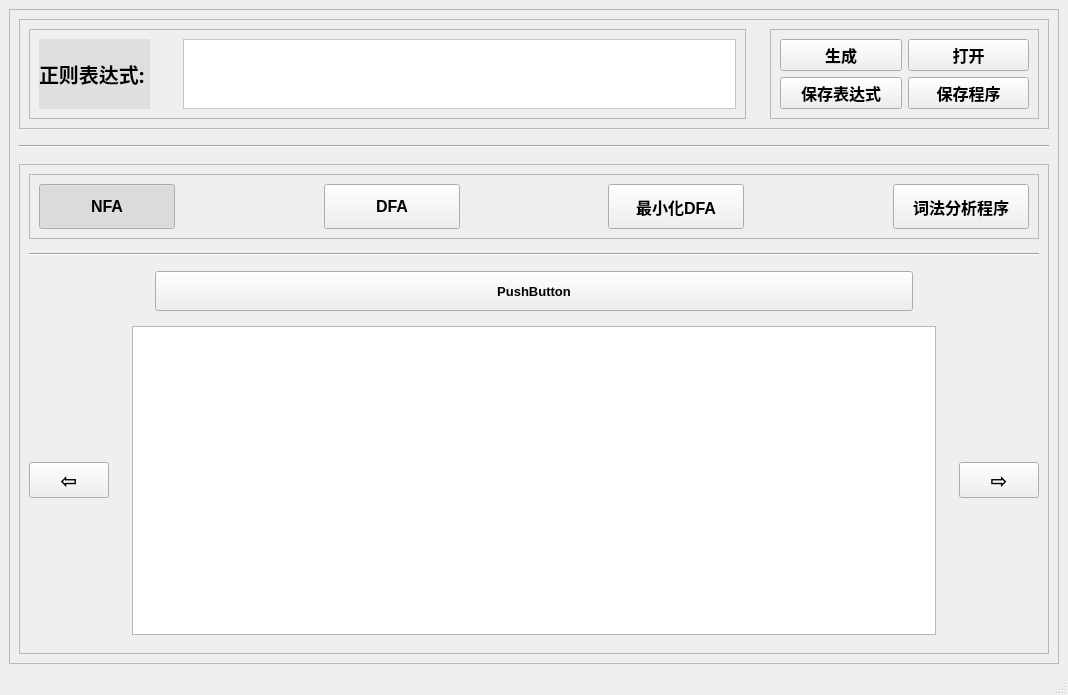
<?xml version="1.0" encoding="UTF-8"?>
<ui version="4.0">
 <class>MainWindow</class>
 <widget class="QMainWindow" name="MainWindow">
  <property name="geometry">
   <rect>
    <x>0</x>
    <y>0</y>
    <width>1068</width>
    <height>695</height>
   </rect>
  </property>
  <property name="windowTitle">
   <string>MainWindow</string>
  </property>
  <widget class="QWidget" name="centralwidget">
   <layout class="QHBoxLayout" name="horizontalLayout_9">
    <item>
     <widget class="QFrame" name="frame_5">
      <property name="sizePolicy">
       <sizepolicy hsizetype="Expanding" vsizetype="Expanding">
        <horstretch>0</horstretch>
        <verstretch>0</verstretch>
       </sizepolicy>
      </property>
      <property name="frameShape">
       <enum>QFrame::StyledPanel</enum>
      </property>
      <property name="frameShadow">
       <enum>QFrame::Raised</enum>
      </property>
      <layout class="QVBoxLayout" name="verticalLayout_3" stretch="8,1,1,1,50">
       <item>
        <widget class="QFrame" name="frame_2">
         <property name="font">
          <font>
           <pointsize>12</pointsize>
           <weight>75</weight>
           <bold>true</bold>
          </font>
         </property>
         <property name="frameShape">
          <enum>QFrame::StyledPanel</enum>
         </property>
         <property name="frameShadow">
          <enum>QFrame::Raised</enum>
         </property>
         <layout class="QHBoxLayout" name="horizontalLayout_4" stretch="40,1,15">
          <item>
           <widget class="QFrame" name="frame_3">
            <property name="frameShape">
             <enum>QFrame::StyledPanel</enum>
            </property>
            <property name="frameShadow">
             <enum>QFrame::Raised</enum>
            </property>
            <layout class="QHBoxLayout" name="horizontalLayout_2" stretch="8,2,40">
             <item>
              <widget class="QLabel" name="label">
               <property name="font">
                <font>
                 <family>宋体</family>
                 <pointsize>15</pointsize>
                 <weight>75</weight>
                 <italic>false</italic>
                 <bold>true</bold>
                </font>
               </property>
               <property name="autoFillBackground">
                <bool>false</bool>
               </property>
               <property name="styleSheet">
                <string notr="true">background-color: rgb(223, 223, 223);
border-color: rgb(0, 0, 0);</string>
               </property>
               <property name="frameShadow">
                <enum>QFrame::Plain</enum>
               </property>
               <property name="text">
                <string>正则表达式:</string>
               </property>
               <property name="scaledContents">
                <bool>false</bool>
               </property>
              </widget>
             </item>
             <item>
              <spacer name="horizontalSpacer">
               <property name="orientation">
                <enum>Qt::Horizontal</enum>
               </property>
               <property name="sizeType">
                <enum>QSizePolicy::Minimum</enum>
               </property>
               <property name="sizeHint" stdset="0">
                <size>
                 <width>23</width>
                 <height>20</height>
                </size>
               </property>
              </spacer>
             </item>
             <item>
              <widget class="QTextEdit" name="regexEdit">
               <property name="font">
                <font>
                 <family>Microsoft YaHei UI</family>
                 <pointsize>9</pointsize>
                 <weight>50</weight>
                 <bold>false</bold>
                </font>
               </property>
               <property name="styleSheet">
                <string notr="true">background-color: rgb(255, 255, 255);</string>
               </property>
              </widget>
             </item>
            </layout>
           </widget>
          </item>
          <item>
           <spacer name="horizontalSpacer_2">
            <property name="orientation">
             <enum>Qt::Horizontal</enum>
            </property>
            <property name="sizeType">
             <enum>QSizePolicy::Minimum</enum>
            </property>
            <property name="sizeHint" stdset="0">
             <size>
              <width>18</width>
              <height>20</height>
             </size>
            </property>
           </spacer>
          </item>
          <item>
           <widget class="QFrame" name="frame_4">
            <property name="frameShape">
             <enum>QFrame::StyledPanel</enum>
            </property>
            <property name="frameShadow">
             <enum>QFrame::Raised</enum>
            </property>
            <layout class="QVBoxLayout" name="verticalLayout_4" stretch="1,1">
             <item>
              <layout class="QHBoxLayout" name="horizontalLayout_3" stretch="1,1">
               <item>
                <widget class="QPushButton" name="CREATEbtn">
                 <property name="sizePolicy">
                  <sizepolicy hsizetype="Expanding" vsizetype="Expanding">
                   <horstretch>0</horstretch>
                   <verstretch>0</verstretch>
                  </sizepolicy>
                 </property>
                 <property name="font">
                  <font>
                   <pointsize>12</pointsize>
                   <weight>75</weight>
                   <bold>true</bold>
                  </font>
                 </property>
                 <property name="text">
                  <string>生成</string>
                 </property>
                </widget>
               </item>
               <item>
                <widget class="QPushButton" name="OPENbtn">
                 <property name="sizePolicy">
                  <sizepolicy hsizetype="Expanding" vsizetype="Expanding">
                   <horstretch>0</horstretch>
                   <verstretch>0</verstretch>
                  </sizepolicy>
                 </property>
                 <property name="font">
                  <font>
                   <pointsize>12</pointsize>
                   <weight>75</weight>
                   <bold>true</bold>
                  </font>
                 </property>
                 <property name="text">
                  <string>打开</string>
                 </property>
                </widget>
               </item>
              </layout>
             </item>
             <item>
              <layout class="QHBoxLayout" name="horizontalLayout_5" stretch="1,1">
               <item>
                <widget class="QPushButton" name="SAVEbtn">
                 <property name="sizePolicy">
                  <sizepolicy hsizetype="Expanding" vsizetype="Expanding">
                   <horstretch>0</horstretch>
                   <verstretch>0</verstretch>
                  </sizepolicy>
                 </property>
                 <property name="font">
                  <font>
                   <pointsize>12</pointsize>
                   <weight>75</weight>
                   <bold>true</bold>
                  </font>
                 </property>
                 <property name="text">
                  <string>保存表达式</string>
                 </property>
                </widget>
               </item>
               <item>
                <widget class="QPushButton" name="savePGbtn">
                 <property name="sizePolicy">
                  <sizepolicy hsizetype="Expanding" vsizetype="Expanding">
                   <horstretch>0</horstretch>
                   <verstretch>0</verstretch>
                  </sizepolicy>
                 </property>
                 <property name="font">
                  <font>
                   <pointsize>12</pointsize>
                   <weight>75</weight>
                   <bold>true</bold>
                  </font>
                 </property>
                 <property name="text">
                  <string>保存程序</string>
                 </property>
                </widget>
               </item>
              </layout>
             </item>
            </layout>
           </widget>
          </item>
         </layout>
        </widget>
       </item>
       <item>
        <spacer name="verticalSpacer_2">
         <property name="orientation">
          <enum>Qt::Vertical</enum>
         </property>
         <property name="sizeType">
          <enum>QSizePolicy::Preferred</enum>
         </property>
         <property name="sizeHint" stdset="0">
          <size>
           <width>20</width>
           <height>9</height>
          </size>
         </property>
        </spacer>
       </item>
       <item>
        <widget class="Line" name="line">
         <property name="orientation">
          <enum>Qt::Horizontal</enum>
         </property>
        </widget>
       </item>
       <item>
        <spacer name="verticalSpacer">
         <property name="orientation">
          <enum>Qt::Vertical</enum>
         </property>
         <property name="sizeType">
          <enum>QSizePolicy::Preferred</enum>
         </property>
         <property name="sizeHint" stdset="0">
          <size>
           <width>20</width>
           <height>8</height>
          </size>
         </property>
        </spacer>
       </item>
       <item>
        <widget class="QFrame" name="frame">
         <property name="sizePolicy">
          <sizepolicy hsizetype="Preferred" vsizetype="Preferred">
           <horstretch>0</horstretch>
           <verstretch>0</verstretch>
          </sizepolicy>
         </property>
         <property name="frameShape">
          <enum>QFrame::StyledPanel</enum>
         </property>
         <property name="frameShadow">
          <enum>QFrame::Raised</enum>
         </property>
         <layout class="QVBoxLayout" name="verticalLayout_5">
          <item>
           <layout class="QVBoxLayout" name="verticalLayout" stretch="8,1,1,1,5,40">
            <item>
             <widget class="QFrame" name="frame_6">
              <property name="sizePolicy">
               <sizepolicy hsizetype="Preferred" vsizetype="Preferred">
                <horstretch>0</horstretch>
                <verstretch>0</verstretch>
               </sizepolicy>
              </property>
              <property name="frameShape">
               <enum>QFrame::StyledPanel</enum>
              </property>
              <property name="frameShadow">
               <enum>QFrame::Raised</enum>
              </property>
              <layout class="QVBoxLayout" name="verticalLayout_2">
               <item>
                <layout class="QHBoxLayout" name="horizontalLayout">
                 <item>
                  <widget class="QPushButton" name="NFAbtn">
                   <property name="sizePolicy">
                    <sizepolicy hsizetype="Expanding" vsizetype="Expanding">
                     <horstretch>0</horstretch>
                     <verstretch>0</verstretch>
                    </sizepolicy>
                   </property>
                   <property name="font">
                    <font>
                     <pointsize>12</pointsize>
                     <weight>75</weight>
                     <bold>true</bold>
                    </font>
                   </property>
                   <property name="autoFillBackground">
                    <bool>true</bool>
                   </property>
                   <property name="text">
                    <string>NFA</string>
                   </property>
                   <property name="checkable">
                    <bool>true</bool>
                   </property>
                   <property name="checked">
                    <bool>true</bool>
                   </property>
                   <property name="autoExclusive">
                    <bool>true</bool>
                   </property>
                  </widget>
                 </item>
                 <item>
                  <widget class="QLabel" name="label_8">
                   <property name="sizePolicy">
                    <sizepolicy hsizetype="Expanding" vsizetype="Expanding">
                     <horstretch>0</horstretch>
                     <verstretch>0</verstretch>
                    </sizepolicy>
                   </property>
                   <property name="autoFillBackground">
                    <bool>false</bool>
                   </property>
                   <property name="styleSheet">
                    <string notr="true">image: url(:/new/prefix1/LexGenPhotos/arrow.webp);</string>
                   </property>
                   <property name="text">
                    <string/>
                   </property>
                   <property name="scaledContents">
                    <bool>true</bool>
                   </property>
                  </widget>
                 </item>
                 <item>
                  <widget class="QPushButton" name="DFAbtn">
                   <property name="sizePolicy">
                    <sizepolicy hsizetype="Expanding" vsizetype="Expanding">
                     <horstretch>0</horstretch>
                     <verstretch>0</verstretch>
                    </sizepolicy>
                   </property>
                   <property name="font">
                    <font>
                     <pointsize>12</pointsize>
                     <weight>75</weight>
                     <bold>true</bold>
                    </font>
                   </property>
                   <property name="autoFillBackground">
                    <bool>true</bool>
                   </property>
                   <property name="text">
                    <string>DFA</string>
                   </property>
                   <property name="checkable">
                    <bool>true</bool>
                   </property>
                   <property name="autoExclusive">
                    <bool>true</bool>
                   </property>
                  </widget>
                 </item>
                 <item>
                  <widget class="QLabel" name="label_7">
                   <property name="sizePolicy">
                    <sizepolicy hsizetype="Expanding" vsizetype="Expanding">
                     <horstretch>0</horstretch>
                     <verstretch>0</verstretch>
                    </sizepolicy>
                   </property>
                   <property name="autoFillBackground">
                    <bool>false</bool>
                   </property>
                   <property name="styleSheet">
                    <string notr="true">image: url(:/new/prefix1/LexGenPhotos/arrow.webp);</string>
                   </property>
                   <property name="text">
                    <string/>
                   </property>
                   <property name="scaledContents">
                    <bool>true</bool>
                   </property>
                  </widget>
                 </item>
                 <item>
                  <widget class="QPushButton" name="MinDFAbtn">
                   <property name="sizePolicy">
                    <sizepolicy hsizetype="Expanding" vsizetype="Expanding">
                     <horstretch>0</horstretch>
                     <verstretch>0</verstretch>
                    </sizepolicy>
                   </property>
                   <property name="font">
                    <font>
                     <pointsize>12</pointsize>
                     <weight>75</weight>
                     <bold>true</bold>
                    </font>
                   </property>
                   <property name="autoFillBackground">
                    <bool>true</bool>
                   </property>
                   <property name="text">
                    <string>最小化DFA</string>
                   </property>
                   <property name="checkable">
                    <bool>true</bool>
                   </property>
                   <property name="autoExclusive">
                    <bool>true</bool>
                   </property>
                  </widget>
                 </item>
                 <item>
                  <widget class="QLabel" name="label_3">
                   <property name="sizePolicy">
                    <sizepolicy hsizetype="Expanding" vsizetype="Expanding">
                     <horstretch>0</horstretch>
                     <verstretch>0</verstretch>
                    </sizepolicy>
                   </property>
                   <property name="autoFillBackground">
                    <bool>false</bool>
                   </property>
                   <property name="styleSheet">
                    <string notr="true">image: url(:/new/prefix1/LexGenPhotos/arrow.webp);</string>
                   </property>
                   <property name="text">
                    <string/>
                   </property>
                   <property name="scaledContents">
                    <bool>true</bool>
                   </property>
                  </widget>
                 </item>
                 <item>
                  <widget class="QPushButton" name="PGbtn">
                   <property name="sizePolicy">
                    <sizepolicy hsizetype="Expanding" vsizetype="Expanding">
                     <horstretch>0</horstretch>
                     <verstretch>0</verstretch>
                    </sizepolicy>
                   </property>
                   <property name="font">
                    <font>
                     <pointsize>12</pointsize>
                     <weight>75</weight>
                     <bold>true</bold>
                    </font>
                   </property>
                   <property name="autoFillBackground">
                    <bool>true</bool>
                   </property>
                   <property name="text">
                    <string>词法分析程序</string>
                   </property>
                   <property name="checkable">
                    <bool>true</bool>
                   </property>
                   <property name="autoExclusive">
                    <bool>true</bool>
                   </property>
                  </widget>
                 </item>
                </layout>
               </item>
              </layout>
             </widget>
            </item>
            <item>
             <spacer name="verticalSpacer_3">
              <property name="orientation">
               <enum>Qt::Vertical</enum>
              </property>
              <property name="sizeHint" stdset="0">
               <size>
                <width>20</width>
                <height>40</height>
               </size>
              </property>
             </spacer>
            </item>
            <item>
             <widget class="Line" name="line_2">
              <property name="orientation">
               <enum>Qt::Horizontal</enum>
              </property>
             </widget>
            </item>
            <item>
             <spacer name="verticalSpacer_5">
              <property name="orientation">
               <enum>Qt::Vertical</enum>
              </property>
              <property name="sizeHint" stdset="0">
               <size>
                <width>20</width>
                <height>40</height>
               </size>
              </property>
             </spacer>
            </item>
            <item>
             <layout class="QHBoxLayout" name="horizontalLayout_8" stretch="1,6,1">
              <item>
               <spacer name="horizontalSpacer_5">
                <property name="orientation">
                 <enum>Qt::Horizontal</enum>
                </property>
                <property name="sizeHint" stdset="0">
                 <size>
                  <width>40</width>
                  <height>20</height>
                 </size>
                </property>
               </spacer>
              </item>
              <item>
               <widget class="QPushButton" name="rexCont">
                <property name="sizePolicy">
                 <sizepolicy hsizetype="Preferred" vsizetype="Minimum">
                  <horstretch>0</horstretch>
                  <verstretch>0</verstretch>
                 </sizepolicy>
                </property>
                <property name="font">
                 <font>
                  <pointsize>10</pointsize>
                  <weight>75</weight>
                  <bold>true</bold>
                 </font>
                </property>
                <property name="text">
                 <string>PushButton</string>
                </property>
               </widget>
              </item>
              <item>
               <spacer name="horizontalSpacer_6">
                <property name="orientation">
                 <enum>Qt::Horizontal</enum>
                </property>
                <property name="sizeHint" stdset="0">
                 <size>
                  <width>40</width>
                  <height>20</height>
                 </size>
                </property>
               </spacer>
              </item>
             </layout>
            </item>
            <item>
             <layout class="QHBoxLayout" name="horizontalLayout_6" stretch="2,1,100,1,2">
              <item>
               <widget class="QPushButton" name="LEFTbtn">
                <property name="font">
                 <font>
                  <family>Yu Gothic Medium</family>
                  <pointsize>15</pointsize>
                  <weight>75</weight>
                  <bold>true</bold>
                 </font>
                </property>
                <property name="text">
                 <string>⇦</string>
                </property>
               </widget>
              </item>
              <item>
               <spacer name="horizontalSpacer_3">
                <property name="orientation">
                 <enum>Qt::Horizontal</enum>
                </property>
                <property name="sizeHint" stdset="0">
                 <size>
                  <width>40</width>
                  <height>20</height>
                 </size>
                </property>
               </spacer>
              </item>
              <item>
               <widget class="QStackedWidget" name="stackedWidget">
                <property name="sizePolicy">
                 <sizepolicy hsizetype="Expanding" vsizetype="Expanding">
                  <horstretch>0</horstretch>
                  <verstretch>0</verstretch>
                 </sizepolicy>
                </property>
                <property name="font">
                 <font>
                  <family>Microsoft YaHei UI</family>
                 </font>
                </property>
                <property name="currentIndex">
                 <number>0</number>
                </property>
                <widget class="QWidget" name="page">
                 <layout class="QHBoxLayout" name="horizontalLayout_7">
                  <item>
                   <widget class="QTableWidget" name="NFAwidget">
                    <property name="font">
                     <font>
                      <pointsize>12</pointsize>
                     </font>
                    </property>
                   </widget>
                  </item>
                 </layout>
                </widget>
                <widget class="QWidget" name="page_1">
                 <layout class="QGridLayout" name="gridLayout_2">
                  <item row="0" column="0">
                   <widget class="QTableWidget" name="DFAwidget">
                    <property name="font">
                     <font>
                      <pointsize>12</pointsize>
                     </font>
                    </property>
                   </widget>
                  </item>
                 </layout>
                </widget>
                <widget class="QWidget" name="page_2">
                 <layout class="QGridLayout" name="gridLayout_3">
                  <item row="0" column="0">
                   <widget class="QTextEdit" name="pgEdit">
                    <property name="font">
                     <font>
                      <pointsize>11</pointsize>
                     </font>
                    </property>
                   </widget>
                  </item>
                 </layout>
                </widget>
                <widget class="QWidget" name="page_3">
                 <layout class="QGridLayout" name="gridLayout">
                  <item row="0" column="1">
                   <widget class="QTableWidget" name="MDFAwidget">
                    <property name="font">
                     <font>
                      <pointsize>12</pointsize>
                     </font>
                    </property>
                   </widget>
                  </item>
                 </layout>
                </widget>
               </widget>
              </item>
              <item>
               <spacer name="horizontalSpacer_4">
                <property name="orientation">
                 <enum>Qt::Horizontal</enum>
                </property>
                <property name="sizeHint" stdset="0">
                 <size>
                  <width>40</width>
                  <height>20</height>
                 </size>
                </property>
               </spacer>
              </item>
              <item>
               <widget class="QPushButton" name="RIGHTbtn">
                <property name="font">
                 <font>
                  <family>Yu Gothic Medium</family>
                  <pointsize>15</pointsize>
                  <weight>75</weight>
                  <bold>true</bold>
                 </font>
                </property>
                <property name="text">
                 <string>⇨</string>
                </property>
               </widget>
              </item>
             </layout>
            </item>
           </layout>
          </item>
         </layout>
        </widget>
       </item>
      </layout>
     </widget>
    </item>
   </layout>
  </widget>
  <widget class="QMenuBar" name="menubar">
   <property name="geometry">
    <rect>
     <x>0</x>
     <y>0</y>
     <width>1068</width>
     <height>26</height>
    </rect>
   </property>
  </widget>
  <widget class="QStatusBar" name="statusbar"/>
 </widget>
 <resources/>
 <connections/>
</ui>
